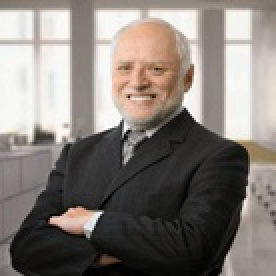
//> input picture images/harold.jpg, 138 x 138 px, shrunk from 553 x 553 before the run (shown 2 times larger)
$ ./serial harold.jpg   (built with g++ and OpenCV 4)
//> lines starting //> are read from the running program, lines starting //| are printed output that depends on the picture
#include <stdio.h>
#include <stdlib.h>
#include <opencv2/opencv.hpp>

std::string get_image_name(std::string arg);
void image_to_matrix(cv::Mat image, int *matrix);
void matrix_to_image(cv::Mat image, int *matrix);

void convolve(int *input, int *output, int height, int width, double *kernel, int kernel_length) {
    int k = kernel_length / 2;

    for(int i = 0; i < height; i++) {
        for(int j = 0; j < width; j++) {

            double sum = 0;

            for(int u = -k; u <= k; u++) {
                for(int v = 0; v < kernel_length; v++) {
                    if(i + u >= 0 && i + u < height) {
                        if(j + v >= 0 && j + v < width) {
                            sum += input[(i + u) * width + (j + v)] * kernel[(u + k) * kernel_length + (v + k)];
                        }
                    }
                }
            }

            output[i * width + j] =  (int) sum;

        }
    }
}

// assumes all matrices are equal size
// uses pythagorean theorem to get magnitudes of the 2 input matrices
void calc_magnitude(int *matrix_a, int *matrix_b, int *result_matrix, int height, int width) {
    for(int i = 0; i < height; i++) {
        for(int j = 0; j < width; j++) {
            int a = matrix_a[i * width + j];
            int b = matrix_b[i * width + j];

            result_matrix[i * width + j] = (int) sqrtf(a * a + b * b);
        }
    }
}

int main(int argc, char **argv) {
    if(argc != 2) {
        std::cout << "usage: ./boxblur <image file to convolve>" << std::endl;
        return 1;
    }

    std::string filename = get_image_name(argv[1]);
    if(filename.compare("invalid") == 0) {
        std::cout << "Invalid Image." << std::endl;
        return 1;
    }

    cv::Mat image = cv::imread(filename);
//> image is the input picture: 138 rows x 138 cols, CV_8UC3; mean B, G, R 119, 124.3, 131.5
    int height = image.rows;
//> height = 138
    int width = image.cols;
//> width = 138

    cv::Mat grey_image;
    cv::cvtColor(image, grey_image, cv::COLOR_BGR2GRAY);
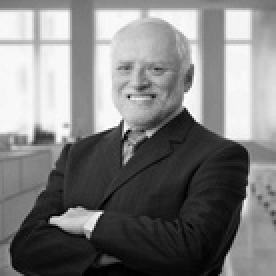
//> grey_image: 138 rows x 138 cols, CV_8UC1 (shown 2 times larger); min 0, max 255, mean 125.9

    int *matrix_x = (int*) malloc(height * width * sizeof(int));
    int *matrix_y = (int*) malloc(height * width * sizeof(int));

    // fill matrix with image's values
    image_to_matrix(grey_image, matrix_x);
    image_to_matrix(grey_image, matrix_y);

    int kernel_length = 5;

    // these kernels are not my discovery.
    // courtesy of https://stackoverflow.com/questions/9567882/sobel-filter-kernel-of-large-size/41065243#41065243
    double sobel_x[25] = {
        -2/8, -1/5,  0,  1/5,  2/8,
        -2/5, -1/2,  0,  1/2,  2/5,
        -2/4, -1/1,  0,  1/1,  2/4,
        -2/5, -1/2,  0,  1/2,  2/5,
        -2/8, -1/5,  0,  1/5,  2/8
    };

    double sobel_y[25] = {
        -2/8, -2/5, -2/4, -2/5, -2/8,
        -1/5, -1/2, -1/1, -1/2, -1/5,
        0,    0,    0,    0,    0,
        1/5, 1/2, 1/1, 1/2, 1/5,
        -2/8, -2/5, -2/4, -2/5, -2/8,
    };

    int *result_x = (int*) malloc(height * width * sizeof(int));
    int *result_y = (int*) malloc(height * width * sizeof(int));
    int *combined_result = (int*) malloc(height * width * sizeof(int));

    long start_time = clock();
    convolve(matrix_x, result_x, height, width, sobel_x, kernel_length);
    convolve(matrix_y, result_y, height, width, sobel_y, kernel_length);
    calc_magnitude(result_x, result_y, combined_result, height, width);
    long end_time = clock();

    double total_time = (double) (end_time - start_time) / CLOCKS_PER_SEC;
    printf("Convolution Time: %fs\n", total_time);

    matrix_to_image(grey_image, combined_result);
    cv::imwrite("output_serial.jpg", grey_image);

    free(matrix_x);
    free(matrix_y);
    free(result_x);
    free(result_y);
    free(combined_result);
    return 0;
}

std::string get_image_name(std::string arg) {
    if(arg.compare("harold.jpg") == 0 || arg.compare("harold") == 0) {
        return "../images/harold.jpg";
    }
    if(arg.compare("misha_mansoor.jpg") == 0 || arg.compare("misha") == 0) {
        return "../images/misha_mansoor.jpg";
    }
    if(arg.compare("christmas.jpg") == 0 || arg.compare("xmas") == 0) {
        return "../images/christmas.jpg";
    }
    if(arg.compare("nier.jpg") == 0 || arg.compare("nier") == 0) {
        return "../images/nier.jpg";
    }
    return "invalid";
}

void image_to_matrix(cv::Mat image, int *matrix) {
    for(int i = 0; i < image.rows; i++) {
        for(int j = 0; j < image.cols; j++) {
            matrix[i * image.cols + j] = image.at<uchar>(i, j);
        }
    }
}

void matrix_to_image(cv::Mat image, int *matrix) {
    for(int i = 0; i < image.rows; i++) {
        for(int j = 0; j < image.cols; j++) {
            image.at<uchar>(i, j) = matrix[i * image.cols + j];
        }
    }
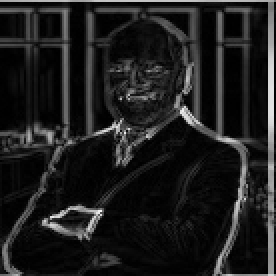
//> image: 138 rows x 138 cols, CV_8UC1 (shown 2 times larger); min 0, max 243, mean 30
}
